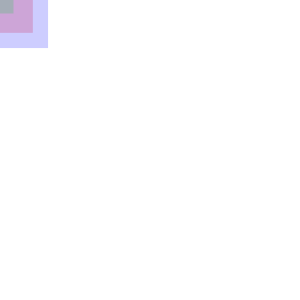
Frame 1 (no input)
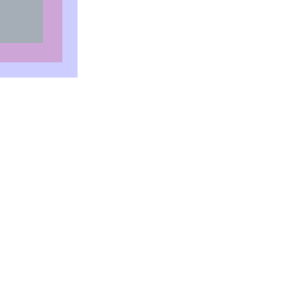
Frame 60 (the mouse pressed at the canvas centre just before this capture)
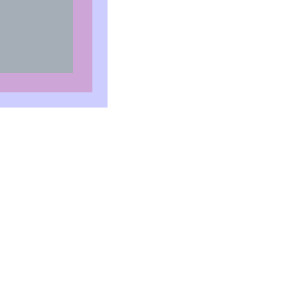
Frame 120 (the mouse held since frame 60 and released just before this capture)

The Processing sketch that drew these frames (run headless with seeded random() and noise(); from frame 60 on, the mouse is pressed at the canvas centre):

// Processing sketch: processing_21655
// ── processing_21655.pde

Rect myRect;
float x1,x2,x3,y1,y2,y3;
float rectSize1;
float rectSize2;
float rectSize3;

 
void setup(){
  size(300,300);
  myRect = new Rect();
   
  rectSize1 = random(100);
  rectSize2 = random(100);
  rectSize3 = random(100);
   

   
  rectMode(CENTER);
  noStroke();
}
 
void draw(){
 background(255);
 myRect.update();
 myRect.display();
}

class Rect {


Rect(){
}

void update(){
  
 
 if(rectSize1 > width) {
   rectSize1 = 1;
   x1 = random(20,width-20);
   y1 = random(20,width-20);
 }
  if(rectSize2 > width) {
   rectSize2 = 1;
   x2 = random(20,width-20);
   y2 = random(20,width-20);
 }
  if(rectSize3 > width) {
   rectSize3 = 1;
   x3 = random(20,width-20);
   y3 = random(20,width-20);
 }
  
 rectSize1++; 
 rectSize2++;  
 rectSize3++; 
}

void display(){
 fill(255,0,0,50);
 rect(x1,y1,rectSize1,rectSize1);
 fill(0,255,0,50);
 rect(x2,y2,rectSize2,rectSize2);
 fill(0,0,255,50);
 rect(x3,y3,rectSize3,rectSize3);
}
}
  
